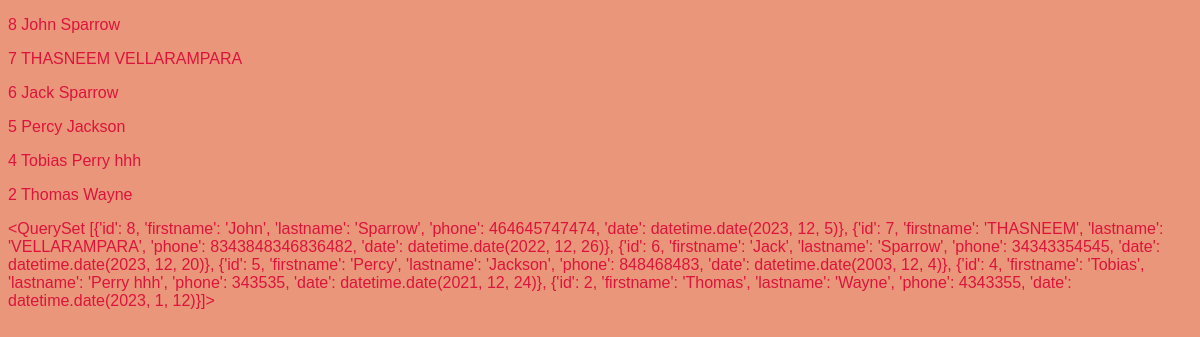
Page /test/ on the committed database.
### poll/models.py (models this page shows)
class Userinfo(models.Model):
    firstname=models.CharField(max_length=255)
    lastname=models.CharField(max_length=255)
    phone=models.IntegerField(null=True)
    date=models.DateField(null=True)

### poll/views.py (the view)
# urls.py: path('test/', views.test,name='test'),
def test(request):
    g=Userinfo.objects.all().order_by('-id').values()
    template=loader.get_template('template.html')
    context={
        'fn':g,
    }
    return HttpResponse(template.render(context,request))

### poll/templates/template.html (shortened to what this page needs)
{% load static %}
<!DOCTYPE html>
<html lang="en">
<head>
    <link rel="stylesheet" href="{% static 'i.css' %}">
    <link rel="stylesheet" href="{% static 'mglobal.css' %}">
</head>
<body>
{% for x in fn %}
<p> {{x.id}} {{ x.firstname }} {{ x.lastname }}  </p>
{% endfor %}
{% with x=fn %}
{{x}}
{% endwith %}
</body>
</html>

### poll/static/i.css (style rules this page uses)
body { font-family: Verdana, Geneva, Tahoma, sans-serif; background-color: darksalmon; }

### staticfiles/mglobal.css (style rules this page uses)
body { color: crimson; }

### rows in the picture
Userinfo: id "8", firstname "John", lastname "Sparrow"
Userinfo: id "7", firstname "THASNEEM", lastname "VELLARAMPARA"
Userinfo: id "6", firstname "Jack", lastname "Sparrow"
Userinfo: id "5", firstname "Percy", lastname "Jackson"
Userinfo: id "4", firstname "Tobias", lastname "Perry hhh"
Userinfo: id "2", firstname "Thomas", lastname "Wayne"
